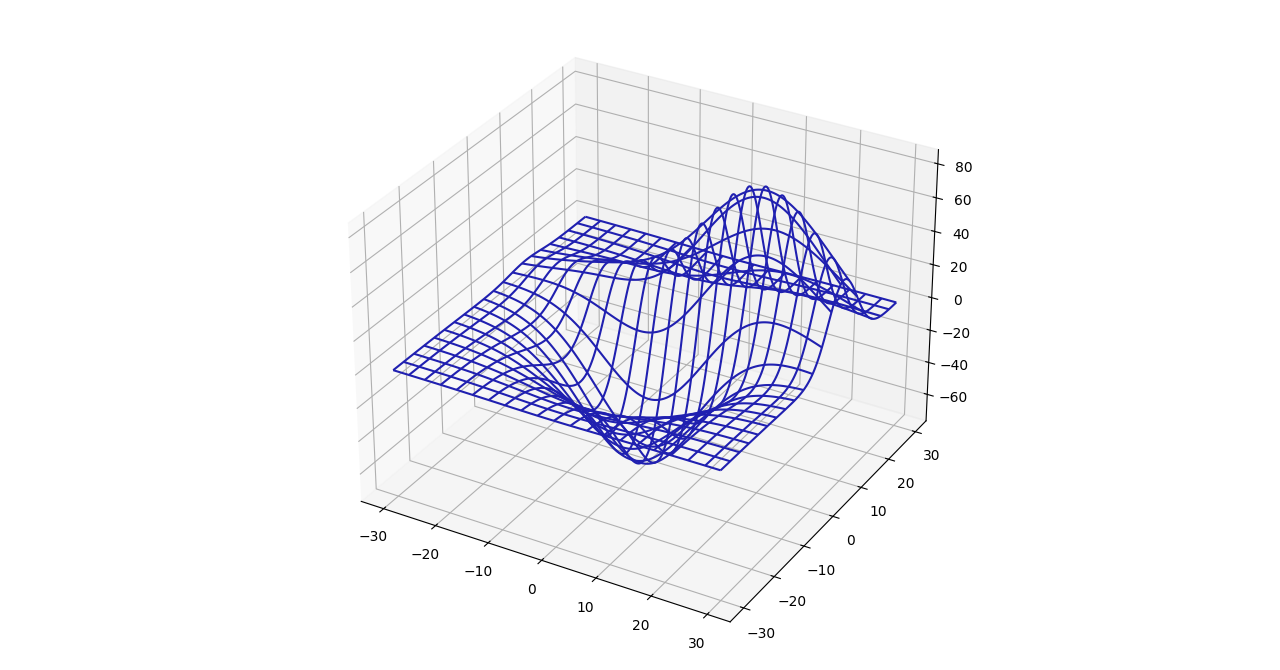

This chart was generated by the following Python code:
import matplotlib.pyplot as plt
from mpl_toolkits.mplot3d import axes3d

plt.style.use('_mpl-gallery')

x, y, z = axes3d.get_test_data(0.03)

fig = plt.figure("Wireframe")
ax = fig.add_subplot(111, projection='3d')

# draws wireframe using the test data
axes3d.Axes3D.plot_wireframe(ax, x, y, z, rstride=10, cstride=10, color="#2020b0")

plt.show()
